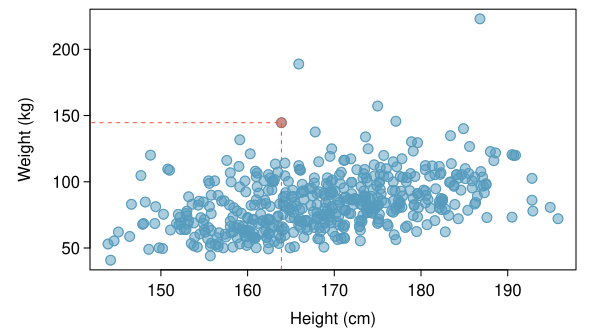

The script that drew this image:
library(openintro)
data(COL)
library(oibiostat)
data(nhanes.samp.adult.500)

myPDF("nhanesHeightWeight.pdf",
      6,
      3.3,
      mar = c(3, 4.5, 0.5, 1.2),
      mgp = c(2.8, 0.5, 0))
plot(nhanes.samp.adult.500$Height,
     nhanes.samp.adult.500$Weight,
     pch = 19,
     cex = 1.3,
     col = COL[1, 3],
     xlab = "",
     ylab = "Weight (kg)")
points(nhanes.samp.adult.500$Height,
       nhanes.samp.adult.500$Weight,
       cex = 1.3,
       col = COL[1])
mtext("Height (cm)", 1, 1.9)

t1 <- nhanes.samp.adult.500$Height[480]
t2 <- nhanes.samp.adult.500$Weight[480]
lines(c(t1, t1), c(-10, t2),
      lty = 2,
      col = COL[4])
lines(c(-10, t1), c(t2, t2),
      lty = 2,
      col = COL[4])
points(t1, t2,
       pch = 19,
       cex = 1.3,
       col = COL[4, 3],)

dev.off()
